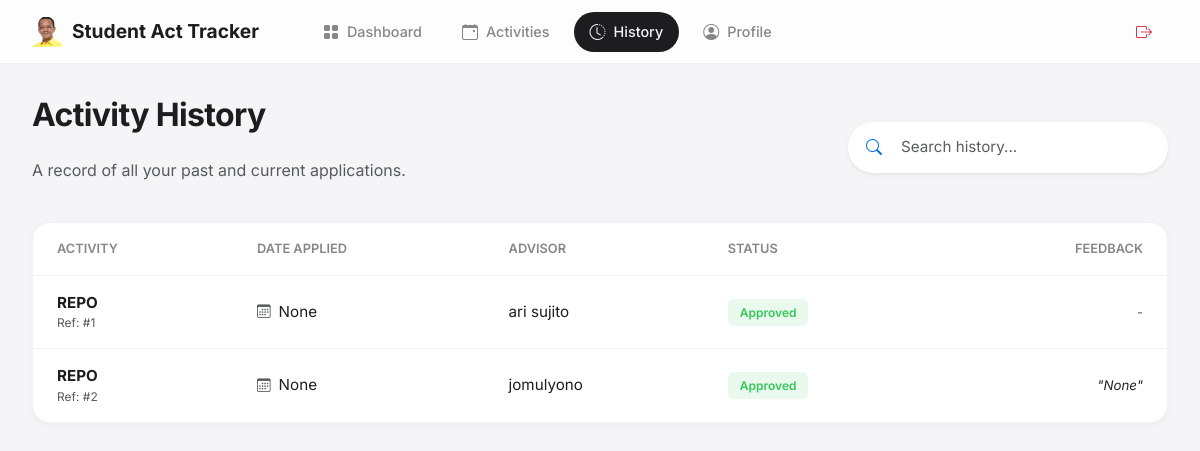
Screenshot of /activity-history (signed in) with the database file from the repository.
### website/models.py (models this page shows, shortened)
class Participation(db.Model):
    __tablename__ = "participation"
    participationID = db.Column(db.Integer, primary_key=True)
    dateApplied = db.Column(db.Date)
    applicationStatus = db.Column(db.String(20))
    approvalDate = db.Column(db.Date)
    advisorFeedback = db.Column(db.Text)
    achievements = db.Column(db.Text)
    studentID = db.Column(db.Integer, db.ForeignKey("students.studentID"))
    activityID = db.Column(db.Integer, db.ForeignKey("activity.activityID"))
    advisorID = db.Column(db.Integer, db.ForeignKey("advisor.advisorID"))
    student = db.relationship("Students")
    activity = db.relationship("Activity")
    advisor = db.relationship("Advisor")

class Activity(db.Model):
    __tablename__ = "activity"
    activityID = db.Column(db.Integer, primary_key=True)
    activityName = db.Column(db.String(30))
    activityCategory = db.Column(db.String(20))
    activityLocation = db.Column(db.String(50))
    activityDetails = db.Column(db.Text)
    activityStartDate = db.Column(db.Date)
    activityEndDate = db.Column(db.Date)
    activityFrequency = db.Column(db.String(20))
    advisorID = db.Column(db.Integer, db.ForeignKey("advisor.advisorID"))
    advisor = db.relationship("Advisor")

class Advisor(db.Model, UserMixin):
    __tablename__ = "advisor"
    advisorID = db.Column(db.Integer, primary_key=True)
    advisorName = db.Column(db.String(20))
    advisorEmail = db.Column(db.String(25))
    advisorRole = db.Column(db.String(15))
    advisorPassword = db.Column(db.String(15))
    availableSchedule = db.Column(db.Text)
    status = db.Column(db.String(20), default="Pending")
    is_admin = db.Column(db.Boolean, default=False)

### website/views.py (the view)
@views.route("/activity-history", methods=["GET"])
@login_required
def activity_history():
    if getattr(current_user, "role_type", None) != "student":
        if getattr(current_user, "role_type", None) == "advisor":
            if getattr(current_user, "is_admin", False):
                return redirect(url_for("admin.index"))
            return redirect(url_for("advisor.dashboard"))
        return redirect(url_for("auth.login"))
    search_query = request.args.get("q", "")
    participations = (
        Participation.query
        .join(Activity)
        .filter(
            Participation.studentID == current_user.studentID,
            Activity.activityName.ilike(f"%{search_query}%")
        )
        .all()
    )
    return render_template(
        "activity_history.html",
        participations=participations,
        search_query=search_query
    )

### website/models.py (called while the page is built)
    @property
    def role_type(self):
        return "student"

### website/templates/activity_history.html (shortened to what this page needs)
{% extends "base.html" %}
{% block content %}
<div class="d-flex justify-content-between align-items-center mb-4">
    <div>
        <h2>Activity History</h2>
        <p class="text-muted">A record of all your past and current applications.</p>
    </div>
    <form class="d-none d-md-block" style="width: 320px;" method="GET" action="{{ url_for('views.activity_history') }}">
        <div class="input-group shadow-sm rounded-pill bg-white overflow-hidden border-0" style="padding: 2px;">
            <span class="input-group-text bg-white border-0 ps-3">
                <i class="bi bi-search" style="color: var(--accent);"></i>
            </span>
            <input type="text"
                   name="q"
                   class="form-control border-0 shadow-none ps-2"
                   placeholder="Search history..."
                   value="{{ search_query }}"
                   style="font-size: 0.95rem; background: transparent;">
        </div>
    </form>
</div>
<div class="ios-card p-0 overflow-hidden">
    <div class="table-responsive">
        <table class="table-custom">
            <thead>
                <tr>
                    <th style="padding-left: 1.5rem;">Activity</th>
                    <th>Date Applied</th>
                    <th>Advisor</th>
                    <th>Status</th>
                    <th class="text-end" style="padding-right: 1.5rem;">Feedback</th>
                </tr>
            </thead>
            <tbody>
            {% for p in participations %}
                <tr>
                    <td style="padding-left: 1.5rem;">
                        <div class="fw-bold">{{ p.activity.activityName }}</div>
                        <div class="small text-muted" style="font-size: 0.75rem;">
                            Ref: #{{ p.participationID }}
                        </div>
                    </td>
                    <td>
                        <div class="d-flex align-items-center gap-2">
                            <i class="bi bi-calendar3 text-muted" style="font-size: 0.85rem;"></i>
                            <span>{{ p.dateApplied }}</span>
                        </div>
                    </td>
                    <td>
                        {% if p.advisor %}
                            {{ p.advisor.advisorName }}
                        {% else %}
                            <span class="text-muted">-</span>
                        {% endif %}
                    </td>
                    <td>
                        <span class="badge-ios
                            {% if p.applicationStatus == 'Approved' %}bg-approved
                            {% elif p.applicationStatus == 'Rejected' %}bg-rejected
                            {% else %}bg-pending{% endif %}">
                            {{ p.applicationStatus }}
                        </span>
                    </td>
                    <td class="text-end" style="padding-right: 1.5rem;">
                        {% if p.advisorFeedback %}
                            <span class="text-dark small fst-italic">"{{ p.advisorFeedback }}"</span>
                        {% else %}
                            <span class="text-muted small">-</span>
                        {% endif %}
                    </td>
                </tr>
            {% endfor %}
            </tbody>
        </table>
    </div>
</div>
{% endblock %}

### website/templates/base.html (style rules this page uses)
:root { --app-bg: #F5F5F7; --navbar-bg: rgba(255, 255, 255, 0.8); --card-bg: #FFFFFF; --text-main: #1D1D1F; --text-muted: #86868B; --border-light: rgba(0,0,0,0.05); --input-bg: #F2F2F7; --accent: #0071E3; --accent-hover: #0077ED; --danger: #FF3B30; --success: #34C759; --shadow-sm: 0 2px 8px rgba(0,0,0,0.04); --shadow-md: 0 8px 24px rgba(0,0,0,0.06); --radius-lg: 18px; --radius-md: 12px; --radius-pill: 99px; --nav-height: 64px; }
body { font-family: 'Inter', -apple-system, BlinkMacSystemFont, sans-serif; background-color: var(--app-bg); color: var(--text-main); -webkit-font-smoothing: antialiased; overflow-x: hidden; margin: 0; }
h2 { font-weight: 700; letter-spacing: -0.02em; margin-bottom: 1.5rem; }
.ios-card { background: var(--card-bg); border-radius: var(--radius-lg); padding: 2rem; box-shadow: var(--shadow-sm); border: 1px solid var(--border-light); transition: transform 0.2s, box-shadow 0.2s; margin-bottom: 1.5rem; }
.table-custom { width: 100%; border-collapse: separate; border-spacing: 0; }
.table-custom th { text-align: left; font-size: 0.8rem; text-transform: uppercase; color: var(--text-muted); padding: 1rem; border-bottom: 1px solid var(--border-light); font-weight: 600; }
.table-custom td { padding: 1rem; vertical-align: middle; border-bottom: 1px solid var(--border-light); font-size: 0.95rem; color: var(--text-main); }
.table-custom tr:last-child td { border-bottom: none; }
.form-control, .form-select { background-color: var(--input-bg); border: 1px solid transparent; border-radius: var(--radius-md); padding: 0.75rem 1rem; font-size: 1rem; color: var(--text-main); transition: 0.2s; }
.badge-ios { padding: 6px 12px; border-radius: 6px; font-size: 0.75rem; font-weight: 600; }
.bg-approved { background: rgba(52, 199, 89, 0.1); color: #34C759; }

### rows the page displays
Participation: activity.activityName "REPO", participationID "1", dateApplied "None", advisor.advisorName "ari sujito", applicationStatus "Approved"
Participation: activity.activityName "REPO", participationID "2", dateApplied "None", advisor.advisorName "jomulyono", applicationStatus "Approved", advisorFeedback "None"
